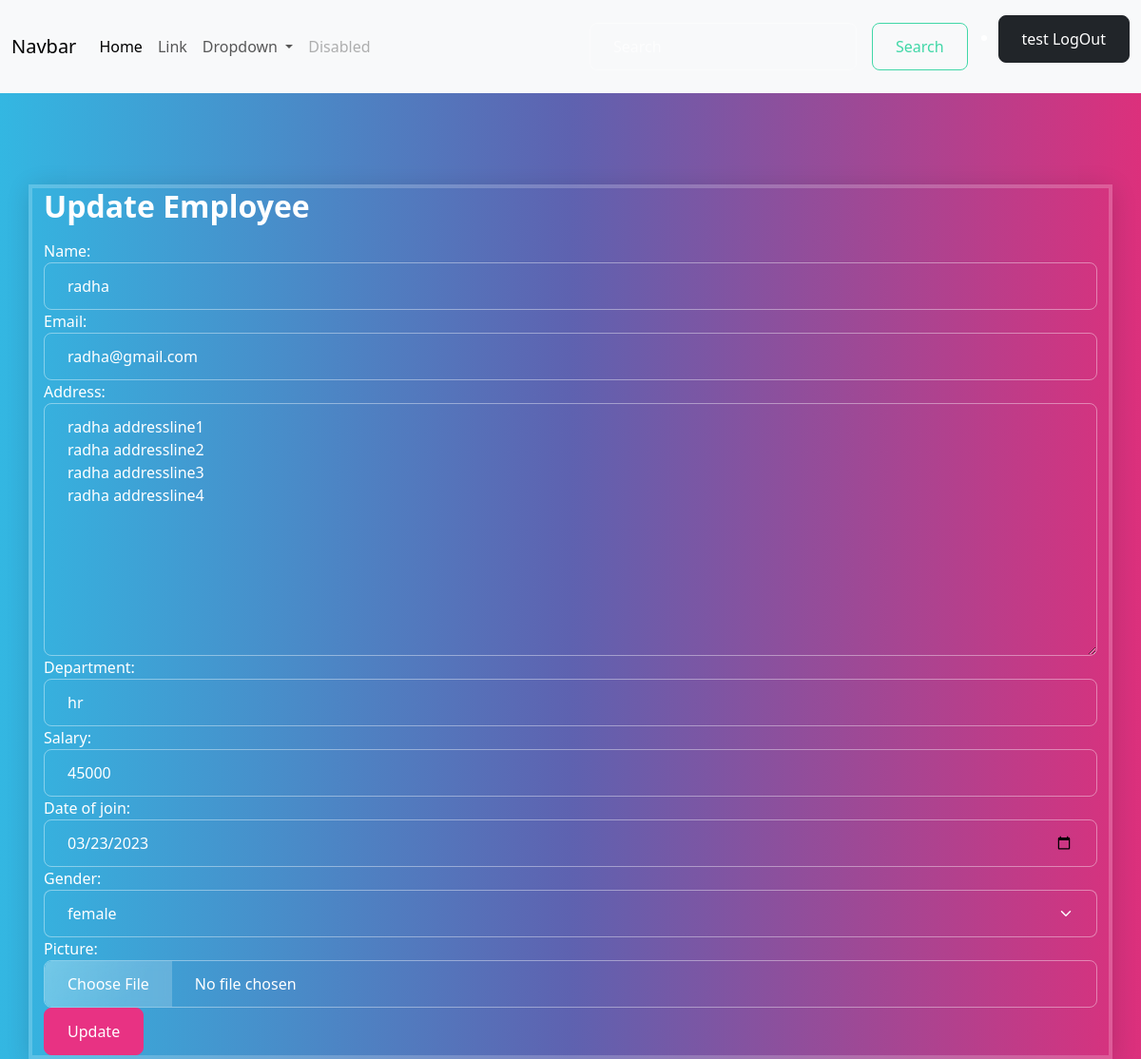
Page /employee/2/change (signed in) on the committed database.
### crm/models.py (models this page shows, shortened)
class Employee(models.Model):
    name=models.CharField(max_length=100)
    email=models.EmailField(unique=True)
    address=models.TextField()
    department=models.CharField(max_length=100)
    salary=models.PositiveIntegerField()
    date_of_join=models.DateField()
    gender_choice=(
                    ("male","male"),
                    ("female","female"),
                    ("others","others")
                )
    gender=models.CharField(max_length=100,choices=gender_choice,default="male")
    picture=models.ImageField(upload_to="employee_images",null=True,blank=True)

### crm/views.py (the view, shortened to what this page needs)
# urls.py: path("employee/<int:pk>/change",views.EmployeeUpdateView.as_view(),name="employee-update"),
@method_decorator(decs,name="dispatch")
class EmployeeUpdateView(View):
    template_name="employee_update.html"
    form_class=EmployeeForm
    def get(self,request,*args,**kwargs):
        id=kwargs.get("pk")
        employee_object=Employee.objects.get(id=id)
        form_instance=self.form_class(instance=employee_object)
        return render(request,self.template_name,{"form":form_instance})

### crm/forms.py
class EmployeeForm(forms.ModelForm):
    class Meta:
        model=Employee
        fields="__all__"
        widgets={
           "name":forms.TextInput(attrs={"class":"form-control"}),
           "email":forms.EmailInput(attrs={"class":"form-control"}),
           "address":forms.Textarea(attrs={"class":"form-control","row":3}),
           "department":forms.TextInput(attrs={"class":"form-control"}),
           "salary":forms.NumberInput(attrs={"class":"form-control"}),
           "date_of_join":forms.DateInput(attrs={"class":"form-control","type":"date"}),
           "gender":forms.Select(attrs={"class":"form-control form-select"}),
           "picture":forms.FileInput(attrs={"class":"form-control"})
            }

### crm/templates/employee_update.html (shortened to what this page needs)
{%extends 'base.html'%}
{%block main_block%}
<div class="container mt-5 border border-4 shadow">
    <h2>Update Employee</h2>
    <form action="" method="post" enctype="multipart/form-data">
        {{form}}
        <button type="submit" class="btn btn-primary">Update</button>
    </form>
</div>
{%endblock%}

### crm/templates/base.html (shortened to what this page needs)
<!DOCTYPE html>
{%load static%}
<html lang="en">
<head>
    <link rel="stylesheet" href="{%static 'css/style.css'%}">
</head>
<body>
    <nav class="navbar navbar-expand-lg bg-body-tertiary">
        <div class="container-fluid">
          <a class="navbar-brand" href="#">Navbar</a>
          <div class="collapse navbar-collapse" id="navbarSupportedContent">
            <ul class="navbar-nav me-auto mb-2 mb-lg-0">
              <li class="nav-item">
                <a class="nav-link active" aria-current="page" href="#">Home</a>
              </li>
              <li class="nav-item">
                <a class="nav-link" href="#">Link</a>
              </li>
              <li class="nav-item dropdown">
                <a class="nav-link dropdown-toggle" href="#" role="button" data-bs-toggle="dropdown" aria-expanded="false">
                  Dropdown
                </a>
              </li>
              <li class="nav-item">
                <a class="nav-link disabled" aria-disabled="true">Disabled</a>
              </li>
            </ul>
            <form class="d-flex" role="search">
              <input class="form-control me-2" type="search" placeholder="Search" aria-label="Search">
              <button class="btn btn-outline-success" type="submit">Search</button>
            </form>
            <ul>
              <li class="nav-item">
                <a href="{%url 'signout'%}" class="btn btn-dark">{{request.user}}  LogOut</a>
              </li>
            </ul>
          </div>
        </div>
      </nav>
        {%block main_block%}
        {%endblock%}
</body>
</html>

### rows in the picture
Employee: name "radha", email "radha@gmail.com", address "radha addressline1 radha addressline2 radha addressline3 radha addressline4", department "hr", salary "45000", date_of_join "03/23/2023", gender "female"

### other values in the picture
{{ request.user }} "test"
